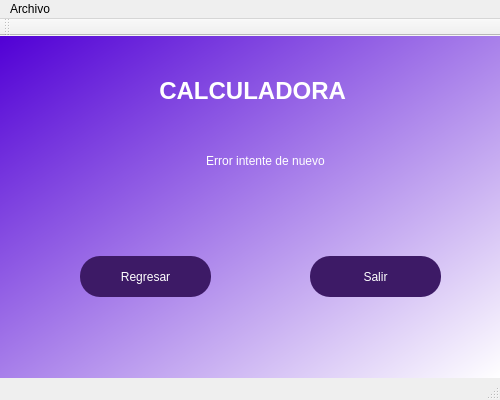
<?xml version="1.0" encoding="UTF-8"?>
<ui version="4.0">
 <class>Calculadora</class>
 <widget class="QMainWindow" name="Calculadora">
  <property name="geometry">
   <rect>
    <x>0</x>
    <y>0</y>
    <width>500</width>
    <height>400</height>
   </rect>
  </property>
  <property name="minimumSize">
   <size>
    <width>500</width>
    <height>400</height>
   </size>
  </property>
  <property name="maximumSize">
   <size>
    <width>500</width>
    <height>400</height>
   </size>
  </property>
  <property name="windowTitle">
   <string>MainWindow</string>
  </property>
  <property name="toolTip">
   <string>&lt;html&gt;&lt;head/&gt;&lt;body&gt;&lt;p align=&quot;right&quot;&gt;Usuario:&lt;/p&gt;&lt;/body&gt;&lt;/html&gt;</string>
  </property>
  <property name="styleSheet">
   <string notr="true">QWidget#centralwidget{
background-color: qlineargradient(spread:pad, x1:0, y1:0, x2:1, y2:1, stop:0 rgba(81, 0, 213, 255), stop:1 rgba(255, 255, 255, 255))}</string>
  </property>
  <widget class="QWidget" name="centralwidget">
   <widget class="QLabel" name="label_2">
    <property name="geometry">
     <rect>
      <x>140</x>
      <y>20</y>
      <width>231</width>
      <height>71</height>
     </rect>
    </property>
    <property name="styleSheet">
     <string notr="true">color: rgb(255, 255, 255);
font: 75 14pt &quot;Arial&quot;;</string>
    </property>
    <property name="text">
     <string>&lt;html&gt;&lt;head/&gt;&lt;body&gt;&lt;p align=&quot;center&quot;&gt;&lt;span style=&quot; font-size:18pt; font-weight:600;&quot;&gt;CALCULADORA &lt;/span&gt;&lt;/p&gt;&lt;/body&gt;&lt;/html&gt;</string>
    </property>
   </widget>
   <widget class="QPushButton" name="Bt_Regresar1">
    <property name="geometry">
     <rect>
      <x>80</x>
      <y>220</y>
      <width>131</width>
      <height>41</height>
     </rect>
    </property>
    <property name="styleSheet">
     <string notr="true">border-radius: 20px;
font: 75 12pt &quot;MS Shell Dlg 2&quot;;
color: rgb(255, 255, 255);
background-color: rgb(61, 26, 102);</string>
    </property>
    <property name="text">
     <string>Regresar</string>
    </property>
   </widget>
   <widget class="QPushButton" name="pushButton_2">
    <property name="geometry">
     <rect>
      <x>310</x>
      <y>220</y>
      <width>131</width>
      <height>41</height>
     </rect>
    </property>
    <property name="styleSheet">
     <string notr="true">border-radius: 20px;
font: 75 12pt &quot;MS Shell Dlg 2&quot;;
color: rgb(255, 255, 255);
background-color: rgb(61, 26, 102);</string>
    </property>
    <property name="text">
     <string>Salir</string>
    </property>
   </widget>
   <widget class="QLabel" name="label_3">
    <property name="geometry">
     <rect>
      <x>150</x>
      <y>90</y>
      <width>231</width>
      <height>71</height>
     </rect>
    </property>
    <property name="styleSheet">
     <string notr="true">color: rgb(255, 255, 255);
font: 75 14pt &quot;Arial&quot;;</string>
    </property>
    <property name="text">
     <string>&lt;html&gt;&lt;head/&gt;&lt;body&gt;&lt;p align=&quot;center&quot;&gt;Error intente de nuevo&lt;/p&gt;&lt;/body&gt;&lt;/html&gt;</string>
    </property>
   </widget>
  </widget>
  <widget class="QMenuBar" name="menubar">
   <property name="geometry">
    <rect>
     <x>0</x>
     <y>0</y>
     <width>500</width>
     <height>22</height>
    </rect>
   </property>
   <widget class="QMenu" name="menuArchivo">
    <property name="title">
     <string>Archivo</string>
    </property>
    <addaction name="actionIngresar"/>
    <addaction name="separator"/>
    <addaction name="actionSalir"/>
   </widget>
   <addaction name="menuArchivo"/>
  </widget>
  <widget class="QStatusBar" name="statusbar"/>
  <widget class="QToolBar" name="toolBar">
   <property name="windowTitle">
    <string>toolBar</string>
   </property>
   <attribute name="toolBarArea">
    <enum>TopToolBarArea</enum>
   </attribute>
   <attribute name="toolBarBreak">
    <bool>false</bool>
   </attribute>
  </widget>
  <action name="actionSalir">
   <property name="text">
    <string>Salir</string>
   </property>
  </action>
  <action name="actionSuma">
   <property name="text">
    <string>Suma</string>
   </property>
  </action>
  <action name="actionIngresar">
   <property name="text">
    <string>Ingresar</string>
   </property>
  </action>
 </widget>
 <resources/>
 <connections/>
</ui>
